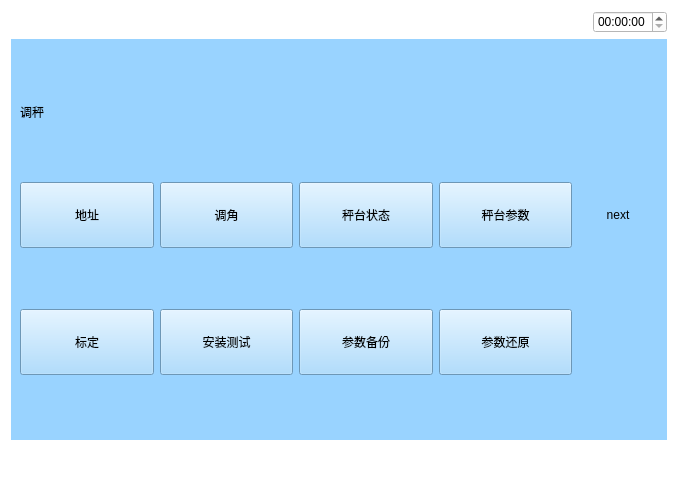
<?xml version="1.0" encoding="UTF-8"?>
<ui version="4.0">
 <class>Tiaochen</class>
 <widget class="QWidget" name="Tiaochen">
  <property name="geometry">
   <rect>
    <x>0</x>
    <y>0</y>
    <width>678</width>
    <height>482</height>
   </rect>
  </property>
  <property name="windowTitle">
   <string>Form</string>
  </property>
  <property name="styleSheet">
   <string notr="true">background-color: rgb(255, 255, 255);</string>
  </property>
  <layout class="QVBoxLayout" name="verticalLayout" stretch="1,5,1">
   <item>
    <layout class="QHBoxLayout" name="horizontalLayout_5">
     <item>
      <widget class="QPushButton" name="pushButton">
       <property name="text">
        <string/>
       </property>
       <property name="icon">
        <iconset resource="myimages.qrc">
         <normaloff>:/image/images/4g.png</normaloff>:/image/images/4g.png</iconset>
       </property>
       <property name="flat">
        <bool>true</bool>
       </property>
      </widget>
     </item>
     <item>
      <widget class="QPushButton" name="pushButton_2">
       <property name="text">
        <string/>
       </property>
       <property name="icon">
        <iconset resource="myimages.qrc">
         <normaloff>:/image/images/wireless.svg</normaloff>:/image/images/wireless.svg</iconset>
       </property>
       <property name="flat">
        <bool>true</bool>
       </property>
      </widget>
     </item>
     <item>
      <widget class="QPushButton" name="pushButton_3">
       <property name="text">
        <string/>
       </property>
       <property name="icon">
        <iconset resource="myimages.qrc">
         <normaloff>:/image/images/bl.svg</normaloff>:/image/images/bl.svg</iconset>
       </property>
       <property name="flat">
        <bool>true</bool>
       </property>
      </widget>
     </item>
     <item>
      <widget class="QPushButton" name="pushButton_4">
       <property name="text">
        <string/>
       </property>
       <property name="icon">
        <iconset resource="myimages.qrc">
         <normaloff>:/image/images/locate.svg</normaloff>:/image/images/locate.svg</iconset>
       </property>
       <property name="flat">
        <bool>true</bool>
       </property>
      </widget>
     </item>
     <item>
      <spacer name="horizontalSpacer_4">
       <property name="orientation">
        <enum>Qt::Horizontal</enum>
       </property>
       <property name="sizeHint" stdset="0">
        <size>
         <width>40</width>
         <height>20</height>
        </size>
       </property>
      </spacer>
     </item>
     <item>
      <widget class="QTimeEdit" name="timeEdit_2"/>
     </item>
    </layout>
   </item>
   <item>
    <widget class="QWidget" name="widget" native="true">
     <property name="sizePolicy">
      <sizepolicy hsizetype="Preferred" vsizetype="Preferred">
       <horstretch>0</horstretch>
       <verstretch>0</verstretch>
      </sizepolicy>
     </property>
     <property name="contextMenuPolicy">
      <enum>Qt::DefaultContextMenu</enum>
     </property>
     <property name="styleSheet">
      <string notr="true">background-color: rgb(153, 211, 255);</string>
     </property>
     <layout class="QGridLayout" name="gridLayout" rowstretch="0,0,0" columnstretch="2,2,2,2,1" rowminimumheight="1,2,2">
      <item row="2" column="3">
       <widget class="QPushButton" name="restore">
        <property name="minimumSize">
         <size>
          <width>66</width>
          <height>66</height>
         </size>
        </property>
        <property name="text">
         <string>参数还原</string>
        </property>
       </widget>
      </item>
      <item row="1" column="1">
       <widget class="QPushButton" name="adjustAngle">
        <property name="minimumSize">
         <size>
          <width>66</width>
          <height>66</height>
         </size>
        </property>
        <property name="text">
         <string>调角</string>
        </property>
       </widget>
      </item>
      <item row="1" column="4">
       <widget class="QPushButton" name="next">
        <property name="sizePolicy">
         <sizepolicy hsizetype="Minimum" vsizetype="Minimum">
          <horstretch>0</horstretch>
          <verstretch>0</verstretch>
         </sizepolicy>
        </property>
        <property name="text">
         <string>next</string>
        </property>
        <property name="flat">
         <bool>true</bool>
        </property>
       </widget>
      </item>
      <item row="0" column="0">
       <widget class="QLabel" name="label">
        <property name="sizePolicy">
         <sizepolicy hsizetype="Preferred" vsizetype="Fixed">
          <horstretch>0</horstretch>
          <verstretch>0</verstretch>
         </sizepolicy>
        </property>
        <property name="text">
         <string>调秤</string>
        </property>
       </widget>
      </item>
      <item row="1" column="3">
       <widget class="QPushButton" name="balanceValue">
        <property name="minimumSize">
         <size>
          <width>66</width>
          <height>66</height>
         </size>
        </property>
        <property name="text">
         <string>秤台参数</string>
        </property>
       </widget>
      </item>
      <item row="2" column="1">
       <widget class="QPushButton" name="test">
        <property name="minimumSize">
         <size>
          <width>66</width>
          <height>66</height>
         </size>
        </property>
        <property name="text">
         <string>安装测试</string>
        </property>
       </widget>
      </item>
      <item row="1" column="0">
       <widget class="QPushButton" name="address">
        <property name="minimumSize">
         <size>
          <width>66</width>
          <height>66</height>
         </size>
        </property>
        <property name="text">
         <string>地址</string>
        </property>
       </widget>
      </item>
      <item row="1" column="2">
       <widget class="QPushButton" name="balanceState">
        <property name="minimumSize">
         <size>
          <width>66</width>
          <height>66</height>
         </size>
        </property>
        <property name="text">
         <string>秤台状态</string>
        </property>
       </widget>
      </item>
      <item row="2" column="0">
       <widget class="QPushButton" name="calibration">
        <property name="minimumSize">
         <size>
          <width>66</width>
          <height>66</height>
         </size>
        </property>
        <property name="text">
         <string>标定</string>
        </property>
       </widget>
      </item>
      <item row="2" column="2">
       <widget class="QPushButton" name="backUp">
        <property name="minimumSize">
         <size>
          <width>66</width>
          <height>66</height>
         </size>
        </property>
        <property name="text">
         <string>参数备份</string>
        </property>
       </widget>
      </item>
     </layout>
    </widget>
   </item>
   <item>
    <layout class="QHBoxLayout" name="horizontalLayout_2">
     <item>
      <widget class="QPushButton" name="returnIndex_2">
       <property name="font">
        <font>
         <family>AR PL UMing TW MBE</family>
        </font>
       </property>
       <property name="styleSheet">
        <string notr="true">border-image: url(:/image/images/index.svg);</string>
       </property>
       <property name="text">
        <string/>
       </property>
       <property name="icon">
        <iconset resource="myimages.qrc">
         <normaloff>:/image/images/index.svg</normaloff>:/image/images/index.svg</iconset>
       </property>
       <property name="iconSize">
        <size>
         <width>40</width>
         <height>40</height>
        </size>
       </property>
       <property name="flat">
        <bool>true</bool>
       </property>
      </widget>
     </item>
     <item>
      <spacer name="horizontalSpacer_3">
       <property name="orientation">
        <enum>Qt::Horizontal</enum>
       </property>
       <property name="sizeHint" stdset="0">
        <size>
         <width>40</width>
         <height>20</height>
        </size>
       </property>
      </spacer>
     </item>
     <item>
      <widget class="QPushButton" name="returnPage_2">
       <property name="text">
        <string/>
       </property>
       <property name="icon">
        <iconset resource="myimages.qrc">
         <normaloff>:/image/images/shangyiye.svg</normaloff>:/image/images/shangyiye.svg</iconset>
       </property>
       <property name="iconSize">
        <size>
         <width>40</width>
         <height>40</height>
        </size>
       </property>
       <property name="flat">
        <bool>true</bool>
       </property>
      </widget>
     </item>
    </layout>
   </item>
  </layout>
 </widget>
 <resources>
  <include location="myimages.qrc"/>
 </resources>
 <connections/>
</ui>
